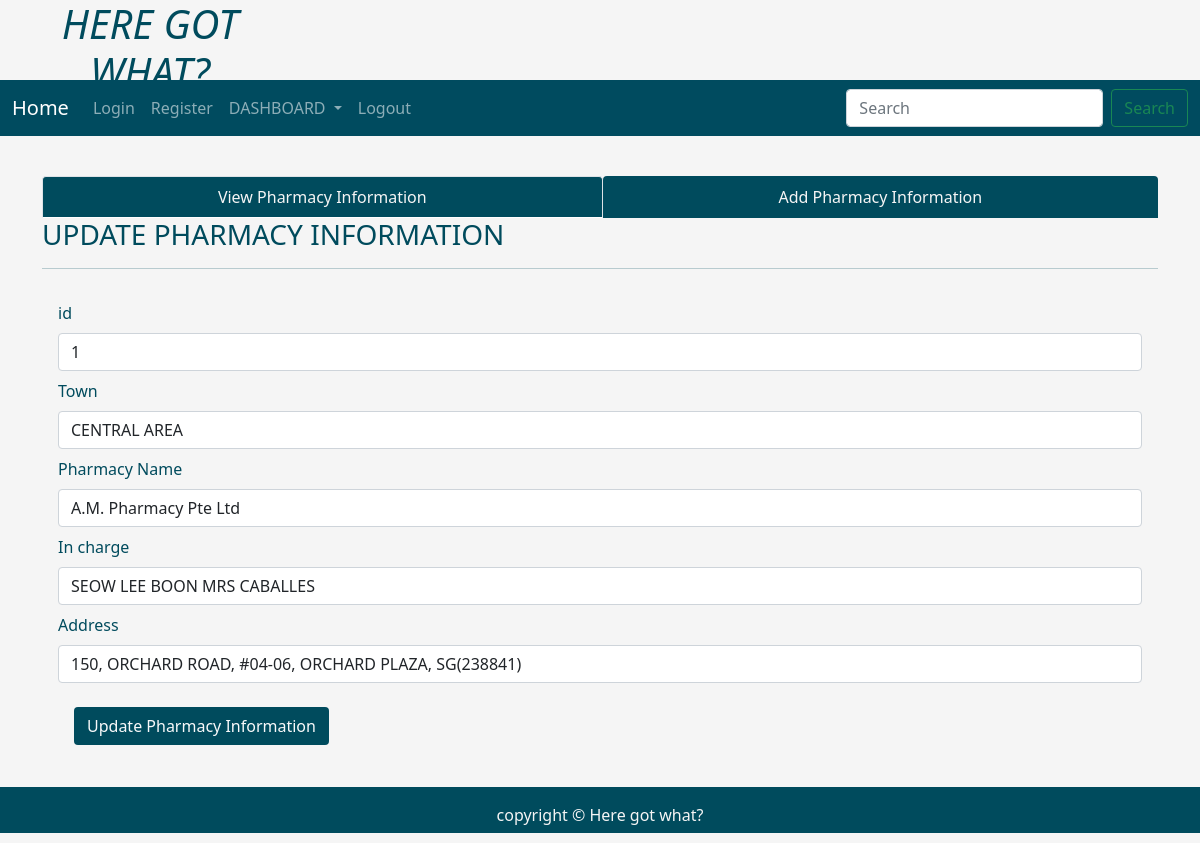
/fetchonepharmacy/1, run on the app's committed database.
### tables this page shows
CREATE TABLE "pharmacy" (
	"id"	INTEGER,
	"town"	TEXT,
	"pharmacy_name"	TEXT,
	"incharge"	TEXT,
	"address"	TEXT,
	PRIMARY KEY("id" AUTOINCREMENT)
);

### application.py (the view)
@application.route('/fetchonepharmacy/<int:id>')
def fetchonepharmacy(id):
    user = get_active_user()
    db = get_database()
    pharmacy_cur = db.execute('SELECT * from pharmacy where id = ?', [id])
    single_pharmacy = pharmacy_cur.fetchone()
    return render_template('updatepharmacyinfo.html', user = user, single_pharmacy = single_pharmacy)

### application.py (called while the page is built)
@application.teardown_appcontext
def close_database(error):
    if hasattr(g, 'ICT2103Web_db'):
        g.ICT2103Web_db.close()

def get_active_user():
    user = None
    if 'user' in session:
        user = session['user']
        db = get_database()
        user_cur = db.execute('select * from users where name =?', [user])
        user = user_cur.fetchone()
    return user

### database.py (called while the page is built)
def connect_to_database():
    sql = sqlite3.connect('C:/ICT2103Web/ICT2103Web.db')
    sql.row_factory = sqlite3.Row
    return sql

def get_database():
    if not hasattr(g, 'ICT2103Web_db'):
        g.ICT2103Web_db = connect_to_database()
    return  g.ICT2103Web_db

### templates/updatepharmacyinfo.html (shortened to what this page needs)
<!DOCTYPE html>
<html lang="en">
<head>
    <link rel="stylesheet" href="https://cdnjs.cloudflare.com/ajax/libs/font-awesome/4.7.0/css/font-awesome.min.css">
    <link href="https://cdn.jsdelivr.net/npm/bootstrap@5.1.3/dist/css/bootstrap.min.css" rel="stylesheet"
>
    <link rel="stylesheet" href="{{ url_for('static', filename='home.css')}}" type="text/css">
</head>
<body>
    <div class="parent">
        <div class="child child1">
            <h1 class="text-center"><i>HERE GOT WHAT?</i></h1>
        </div>
        <div class="child child3 dropdown">
            <nav class="navbar navbar-expand-lg navbar-dark" style="background-color: #004b5f;">
                <div class="container-fluid">
                    <a class="navbar-brand" href="{{url_for('index')}}">Home</a>
                    <div class="collapse navbar-collapse" id="navbarSupportedContent">
                        <ul class="navbar-nav me-auto mb-2 mb-lg-0">
                            <li class="nav-item">
                                <a class="nav-link" aria-current="page" href="{{url_for('userLogin')}}">Login</a>
                            </li>
                            <li class="nav-item">
                                <a class="nav-link" href="{{url_for('userRegister')}}">Register</a>
                            </li>
                            <li class="nav-item dropdown">
                                <a class="nav-link dropdown-toggle" href="#" id="navbarDropdown" role="button"
                                    data-bs-toggle="dropdown" aria-expanded="false">
                                    DASHBOARD
                                </a>
                            </li>
                            <li class="nav-item">
                                <a class="nav-link" href="#">Logout</a>
                            </li>
                        </ul>
                        <form class="d-flex">
                            <input class="form-control me-2" type="search" placeholder="Search" aria-label="Search">
                            <button class="btn btn-outline-success" type="submit">Search</button>
                        </form>
                    </div>
                </div>
            </nav>
        </div>
        <div class="child child5" style="color:rgb(0, 75, 93);">
        </div>
        <div class="child child6 container" style="color:rgb(0, 75, 93);">
            <ul class="nav nav-tabs nav-fill">
                <li class="nav-item">
                    <a class="nav-link active" aria-current="page" href="{{ url_for('schoolinfo')}}"
                        style=" background-color:rgb(0, 75, 93); color:whitesmoke;">View Pharmacy Information</a>
                </li>
                <li class="nav-item">
                    <a class="nav-link" href="{{ url_for('addnewschool')}}"
                        style=" background-color:rgb(0, 75, 93); color:whitesmoke;">Add Pharmacy Information</a>
                </li>
            </ul>
            <div class="table-responsive-lg caption-top">
                <caption>
                    <h3>UPDATE PHARMACY INFORMATION</h3>
                </caption>
                <hr>
                {% if single_pharmacy %}
                <form class="p-3" action="/updatepharmacyinfo" method="POST">
                    <div class="mb-2">
                        <label for="id" class="form-label">id</label>
                        <input type="text" class="form-control" id="id" name="id" value="{{single_pharmacy['id']}}">
                    </div>
                    <div class="mb-2">
                        <label for="town" class="form-label">Town</label>
                        <input type="text" class="form-control" id="town" name="town"
                            value="{{single_pharmacy['town']}}">
                    </div>
                    <div class="mb-2">
                        <label for="pharmacy_name" class="form-label">Pharmacy Name</label>
                        <input type="text" class="form-control" id="pharmacy_name" name="pharmacy_name"
                            value="{{single_pharmacy['pharmacy_name']}}">
                    </div>
                    <div class="mb-2">
                        <label for="incharge" class="form-label">In charge</label>
                        <input type="text" class="form-control" id="incharge" name="incharge"
                            value="{{single_pharmacy['incharge']}}">
                    </div>
                    <div class="mb-2">
                        <label for="address" class="form-label">Address</label>
                        <input type="text" class="form-control" id="address" name="address"
                            value="{{single_pharmacy['address']}}">
                    </div>
                    {% endif %}
                    <button type="submit" class="btn text-light m-3" style="background-color:rgb(0, 75, 93);">Update
                        Pharmacy Information</button>
                </form>
            </div>
        </div>
        <div class="child child7" style="background-color:rgb(0, 75, 93); color:whitesmoke;">
            <p class="p-3 text-center">copyright &copy Here got what?</p>
        </div>
    </div>
</body>
</html>

### static/home.css (style rules this page uses)
html, body { height: 100%; background-color:whitesmoke; color:rgb(0, 75, 93); }
.parent { height: 100%; display: grid; grid-template-columns: repeat(4, 1fr); grid-template-rows: 10% 5% 7% auto 7%; }
.child { margin-bottom: 10px; }
.child1 { grid-column: 1/2; grid-row: 1/2; }
.child3 { grid-column: 1/-1; grid-row: 2/3; }
.child5 { grid-column: 4/5; grid-row: 3/4; text-align: center; }
.child6 { grid-column: 1/-1; grid-row: 4/5; }
.child7 { grid-column: 1/-1; grid-row: 5/6; }

### data on the page
pharmacy: id "1", town "CENTRAL AREA", pharmacy_name "A.M. Pharmacy Pte Ltd", incharge "SEOW LEE BOON MRS CABALLES", address "150, ORCHARD ROAD, #04-06, ORCHARD PLAZA, SG(238841)"
